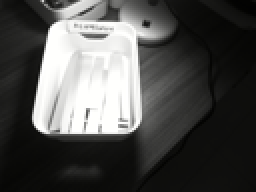
#> input picture imagedata02/Aluminum_1.TIF, 128 x 96 px (shown 2 times larger); its folder holds only this picture in this run
$ jupyter execute --allow-errors Multiespectral_2.ipynb   (older library calls are emulated)
#> lines starting #> are read from the running program, lines starting #| are printed output that depends on the picture; after the words box and inside, x2 and y2 are one past the last pixel; in counts of white or black regions, pixels touching at a corner belong together
# Reading Multi Spectral Images

https://nbviewer.jupyter.org/github/thomasaarholt/hyperspy-demos/blob/master/2_SVD_and_BSS.ipynb

## Bands and Wavelengths
When talking about spectral data, we talk from both, the electromagnetic spectrum and image bands. Spectral remote sensing data are collected by powerful camera-like instruments known as imaging spectrometers. Imaging spectrometers collect reflected light energy in “bands.”

A band represents a segment of the electromagnetic spectrum. For example, the wavelength values between 800 nanometers (nm) and 850 nm might be one band captured by an imaging spectrometer. The imaging spectrometer collects reflected light energy within a pixel area on the ground. Since an imaging spectrometer collects many different types of light - for each pixel the amount of light energy for each type of light or band will be recorded. So, for example, a camera records the amount of red, green and blue light for each pixel.

Often when we work with a multispectral dataset, the band information is reported as the center wavelength value. This value represents the center point value of the wavelengths represented in that band. Thus in a band spanning 800-850 nm, the center would be 825 nm.

## Spectral Resolution
The spectral resolution of a dataset that has more than one band, refers to the spectral width of each band in the dataset. While a general spectral resolution of the sensor is often provided, not all sensors collect information within bands of uniform widths.

## Spatial Resolution
The spatial resolution of a raster represents the area on the ground that each pixel covers. If you have smaller pixels in a raster the data will appear more “detailed.” If you have large pixels in a raster, the data will appear more coarse or “fuzzy.”

## Multispectral Imagery
Images obtained with a ADC Lite - Tetracam's Lightweight ADC

I made pitures about:

>Aluminum , Copper, Brass, Iron, Stainless Steel, Painted Iron

http://tetracam.com/Products-ADC_Lite.htm

MRobalinho - 23-03-2019

[cell 1]
# Some libraries
import glob, os
import numpy as np
import matplotlib.pyplot as plt
import pandas as pd
from PIL import Image
from openpyxl import load_workbook

[cell 2]
# Verify my current folder
currDir = os.path.dirname(os.path.realpath("__file__"))
mypath = currDir
print(currDir)

[cell 3]
# Path to the image files
folder = "imagedata02"
path = currDir + "/" + folder + "/"

# Part name of file to filter files
end_file = "_2.TIF"

[cell 4]
# Read files from folder
print(' ---- IMAGES ON THE FOLDER -------')
for file in os.listdir(path):
    if file.endswith(end_file):
        print(os.path.join(file))

[cell 5]
# Create Data Frame with image information
df_image = []

[cell 6]
# Look from an chanel from then image

def channel(img, n):
    """Isolate the nth channel from the image.

       n = 0: red, 1: green, 2: blue
    """
    a = np.array(img)
    a[:,:,(n!=0, n!=1, n!=2)] *= 0
#    a[:,:,n] *= 0
    print(Image.fromarray(a), 'Get Channel n: ', n)

    return Image.fromarray(a)

# def to resize
# Given parameters : image , number to divide (resize)
def imageResize(img, n):
    width, height = img.size

    print('Original size:', width, '/', height, 'Resize:',n)

    newWidth = int(width / n)
    newHeight = int(height / n)
    img.resize((newWidth, newHeight), Image.ANTIALIAS)
    print('New size:', newWidth, '/', newHeight)
    return img

[cell 7]
# [66 lines left out: function print_file, not called in this run]

[cell 8]
# Create Data Frame with image information
df_image = []

xend_file = "*" + end_file
os.chdir(path)
for file in glob.glob(xend_file):
 #   print(file)
    print_file(path,file)

[cell 9]
# Read files from folder - BRASS
'''
xend_file = "bras*" + end_file
os.chdir(path)
for file in glob.glob(xend_file):
 #   print(file)
    print_file(path,file)
'''

[cell 10]
# Read files from folder - COPPER
'''
xend_file = "copp*" + end_file
os.chdir(path)
for file in glob.glob(xend_file):
 #   print(file)
    print_file(path,file)
'''

[cell 11]
# Read files from folder - IRON
'''
xend_file = "iro*" + end_file
os.chdir(path)
for file in glob.glob(xend_file):
 #   print(file)
    print_file(path,file)
'''

[cell 12]
# Read files from folder - Stainless Steel
'''
xend_file = "sta*" + end_file
os.chdir(path)
for file in glob.glob(xend_file):
 #   print(file)
    print_file(path,file)
'''

[cell 13]
df = pd.DataFrame(df_image,columns=['Folder','File','Material','Size','Format','Mode','Bands Extrems',
                                    'Array_sum', 'Sum_Ch0','Sum_Ch1','Sum_Ch2',
                                    'Histogram','Hist_Ch0','Hist_Ch1','Hist_Ch2','Number_list_elements','Color'])
df.head()

#> (a cell that did not finish here is left out)

[cell 15]
df_plot = pd.DataFrame(df, columns=["Material", "Array_sum", "Sum_Ch0", "Sum_Ch1", "Sum_Ch2","Color"])
df_plot

[cell 16]
df_plot.Sum_Ch0 = df_plot.Sum_Ch0 + 100 # to have diference lines during plot
df_plot.Sum_Ch1 = df_plot.Sum_Ch1 + 200
df_plot.Sum_Ch2 = df_plot.Sum_Ch2 + 300
df_plot

#> (a cell that did not finish here is left out)

#> (a cell that did not finish here is left out)

#> (a cell that did not finish here is left out)

#> (a cell that did not finish here is left out)

#> (a cell that did not finish here is left out)

#> (a cell that did not finish here is left out)

#> (a cell that did not finish here is left out)

[cell 24]
plt.figure(1)
plt.figure(figsize=(17, 4))
plt.tight_layout()
plt.subplot(231)
plt.title('IMAGE CHANNEL 0')
plt.xticks(rotation=45)
plt.grid(True)
#> (the rest of this cell did not finish here and is left out)

#> (a cell that did not finish here is left out)

#> (a cell that did not finish here is left out)

# Using PIL to read images

[cell 27]
# Read TIFF Image
from PIL import Image

f1_alum = 'Aluminum_1.TIF'
tif_f1_alum = Image.open(f1_alum)
#> tif_f1_alum is the input picture: PIL image 128x96 RGB; mean R, G, B 79.7, 79.7, 78.1
#
#print('File name:',f1_alum , '     Size File:',tif_f1_alum.size, '    Format file:',tif_f1_alum.format)

[cell 28]
# Print Bands from image
tif_f1_alum.getbands()
#> Out = ('R', 'G', 'B')

[cell 29]
# Display extrems from each band
def print_bands(path, xfile):
#> called with path = 'imagedata02/', xfile = 'imagedata02/Aluminum_1.TIF'
    tif_f1 = Image.open(path+xfile)
    print('Bands Extrems from File name:',xfile ,tif_f1.getextrema())
#| Bands Extrems from File name: imagedata02/Aluminum_1.TIF ((2, 255), (2, 255), (1, 255))

[cell 30]
# Read files from folder - ALUMINUM
os.chdir(path)
for file in glob.glob("*.tif"):
 #   print(file)
    print_bands(path,file)

[cell 31]
print(tif_f1_alum.getcolors())
#| None

[cell 32]
# Transform Image to array
aArray = np.array(tif_f1_alum)
#aArray = np.array(x0_channel)
#a[:,:,0] *=0
#a[:,:,1] *=0

# Transform array to Image
cImage = Image.fromarray(aArray)
aArray

[cell 33]
# Transform array to list
matrix = aArray.tolist()
#> matrix = 96 items
#print("Original array: "+str(matrix))
matrix

[cell 34]
# Soma do array da imagem
xsum = aArray.sum()
#> xsum = 2917186
xsum
#> Out = 2917186

[cell 35]
# Get channel 0
x0_channel = channel(cImage, 0)
#> in channel, `a[:,:,(n!=0, n!=1, n!=2)] *= 0`:
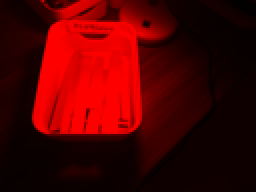
#> a: shape (96, 128, 3) (shown 2 times larger); mean R, G, B 79.7, 0, 0
#| <PIL.Image.Image image mode=RGB size=128x96 at 0x7F8CE4B5B8D0> Get Channel n:  0
x0_channel

[cell 36]
# Get channel 1
x1_channel = channel(cImage, 1)
#> call 2 of channel, with n = 1
#> in channel (call 2), `a[:,:,(n!=0, n!=1, n!=2)] *= 0`:
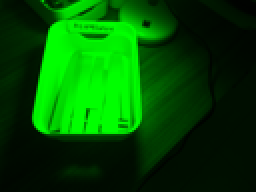
#> a: shape (96, 128, 3) (shown 2 times larger); mean R, G, B 0, 79.7, 0
#| <PIL.Image.Image image mode=RGB size=128x96 at 0x7F8CE4B5C350> Get Channel n:  1
x1_channel

[cell 37]
# Get channel 2
x2_channel = channel(cImage, 2)
#> call 3 of channel, with n = 2
#> in channel (call 3), `a[:,:,(n!=0, n!=1, n!=2)] *= 0`:
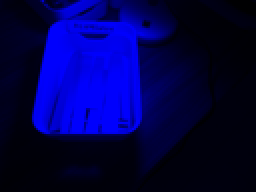
#> a: shape (96, 128, 3) (shown 2 times larger); mean R, G, B 0, 0, 78.1
#| <PIL.Image.Image image mode=RGB size=128x96 at 0x7F8CE4B5CE90> Get Channel n:  2
x2_channel

[cell 38]
# Resize Image
aFile = cImage
xFile = imageResize(aFile, 20)
#| Original size: 128 / 96 Resize: 20
#| New size: 6 / 4


#Saved in the same relative location
xFile.save("resized_picture.jpg")

[cell 39]
print(xFile)
#| <PIL.Image.Image image mode=RGB size=128x96 at 0x7F8CE4C2AD90>

[cell 40]
# Getting histogram of image
aHistgram = aFile.histogram()
#> aHistgram = 768 values, max 1342 at index 14, min 0 at index 0, mean 48
print(aHistgram)
#> (printed output is left out)

[cell 41]
print(sum(aHistgram), len(aHistgram))
#| 36864 768

[cell 42]
# Getting histogram of image of channel 0 - R
aHist_0= x0_channel.histogram()
#> aHist_0 = 768 values, max 12288 at index 256, min 0 at index 0, mean 48
print(aHist_0)
#> (printed output is left out)

[cell 43]
print(sum(aHist_0), len(aHistgram))
#| 36864 768

[cell 44]
# Getting histogram of image of channel 1 - B
aHist_1= x1_channel.histogram()
#> aHist_1 = 768 values, max 12288 at index 0, min 0 at index 1, mean 48
print(aHist_1)
#> (printed output is left out)

[cell 45]
# Getting histogram of image of channel 2 - B
aHist_2= x2_channel.histogram()
#> aHist_2 has the same summary as aHist_1
print(aHist_2)

[cell 46]
plt.plot(aHistgram)
plt.title('IMAGE WITH ALL CHANNELS')
plt.ylabel('My Image for all channels')
plt.show()
#> figure, not shown here; curve peaks at x = 14, y = 1342

[cell 47]
plt.plot(aHist_0, color='r')
plt.title('IMAGE CHANNEL 0')
plt.ylabel('My Image channel 0')
plt.show()
#> figure, not shown here; curve peaks at x = 256, y = 12288

[cell 48]
plt.plot(aHist_1, color='g')
plt.title('IMAGE CHANNEL 1')
plt.ylabel('My Image channel 1')
plt.show()
#> figure, not shown here; curve peaks at x = 0, y = 12288

[cell 49]
plt.plot(aHist_2, color='b')
plt.title('IMAGE CHANNEL 2')
plt.ylabel('My Image channel 2')
plt.show()
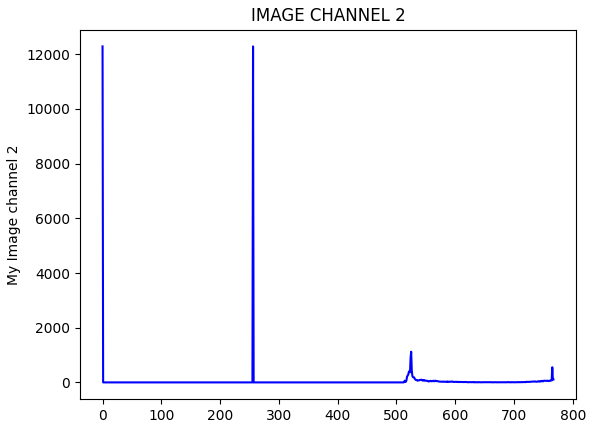
#> figure drawn by matplotlib, 1 panel; curve peaks at x = 0, y = 12288

[cell 50]
plt.figure(1)
plt.figure(figsize=(17, 4))
plt.tight_layout()
plt.subplot(231)
plt.title('IMAGE CHANNEL 0')
plt.plot(aHist_0,   'k--')

plt.subplot(232)
plt.title('IMAGE CHANNEL 1')
plt.plot(aHist_1,  'r--')

plt.subplot(233)
plt.title('IMAGE CHANNEL 2')
plt.plot(aHist_2,  'g--' )
plt.show()
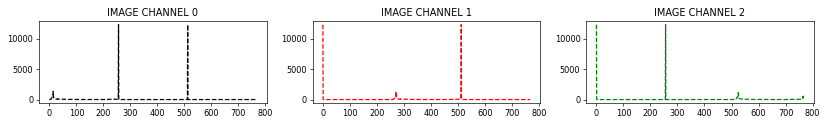
#> figure drawn by matplotlib, 3 panels; panel 1: curve peaks at x = 256, y = 12288; panel 2: curve peaks at x = 0, y = 12288; panel 3: curve peaks at x = 0, y = 12288

[cell 51]
## Using Matplotlib

[cell 52]
import matplotlib.pyplot as plt
import matplotlib.image as mpimg
import numpy as np

[cell 53]
# Read in the image and print some stats
file1 = f1_alum
image = mpimg.imread(file1)
print(f1_alum, '   This image is: ',type(image),
     'with dimensions:', image.shape)

[cell 54]
# Plotting the image

imgplot=plt.imshow(image)
plt.show()# Using Matplotlib to plot the Image

[cell 55]
#splitting the image
print(file1.split())

[cell 56]
bFile = file1.split()
bFile

[cell 57]
#In-place modification
cFile = cImage.thumbnail((200, 200))
cImage

#> (a cell that did not finish here is left out)

[cell 59]
# Transform image in an array
import numpy as np
imarray = np.array(image)

[cell 60]
# Information array image
imarray.shape
#> Out = (96, 128, 3)

[cell 61]
# Information array image
image.size
#> Out = 36864

[cell 62]
Image.fromarray(imarray)

[cell 63]
from PIL import Image, ImageFile
import string

[cell 64]
from PIL import Image, ImageFilter
try:
    original = Image.open(file1)
except:
    print ("Unable to load image")

[cell 65]
original

[cell 66]
print ("The size of the Image is: ")
print(original.format, original.size, original.mode)

[cell 67]
# https://www.pythonforbeginners.com/gui/how-to-use-pillow
# The Pillow module provides the following set of predefined image enhancement filters:

# BLUR
# CONTOUR
# DETAIL
# EDGE_ENHANCE
# EDGE_ENHANCE_MORE
# EMBOSS
# FIND_EDGES
# SMOOTH
# SMOOTH_MORE
# SHARPEN

[cell 68]
# Blur the image
blurred = original.filter(ImageFilter.BLUR)
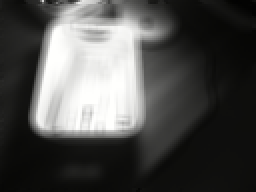
#> blurred: PIL image 128x96 RGB (shown 2 times larger); mean R, G, B 79.7, 79.7, 78.1

# Display both images
original.show()

blurred.show()

# save the new image
blurred.save("blurred.png")

[cell 69]
# Creating Thumbnails
size = (128, 128)
saved = file1
try:
    im =  Image.open(file1)
except:
    print ("Unable to load image")

im.thumbnail(size)
im.save(saved)
im.show()

[cell 70]
# Filter SMOOTH the image
filter_im = original.filter(ImageFilter.SMOOTH_MORE)

#filgter_im.show()

[cell 71]
filter_im

[cell 72]
# Obtain R,G,B separately
r, g, b = filter_im.split()

[cell 73]
r

[cell 74]
g

[cell 75]
b

[cell 76]
imarray = np.array(r)
imarray

[cell 77]
imarray = np.array(g)
imarray

[cell 78]
imarray = np.array(b)
imarray

[cell 79]
# Convert into modes
im = Image.open(file1).convert("L")

[cell 80]
im

[cell 81]
print(im.format, im.size, im.mode)

[cell 82]
# split the image into individual bands
source = filter_im.split()

R, G, B = 0, 1, 2

# select regions where red is less than 100
mask = source[R].point(lambda i: i < 100 and 255)
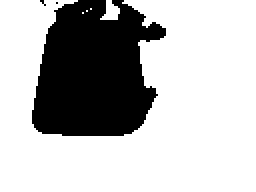
#> mask: PIL image 128x96 L (shown 2 times larger); 72.3% white; 3 black regions (2 under 20 px), largest, box (x1, y1, x2, y2) and area: (16, 0, 83, 68) 3396

# process the green band
out = source[G].point(lambda i: i * 0.7)
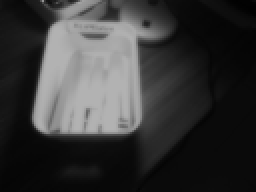
#> out: PIL image 128x96 L (shown 2 times larger); min 1, max 178, mean 55.7

# paste the processed band back, but only where red was < 100
b = source[G].paste(out, None, mask)

# build a new multiband image
im = Image.merge(filter_im.mode, source)
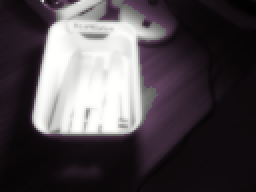
#> im: PIL image 128x96 RGB (shown 2 times larger); mean R, G, B 79.7, 73.8, 78.1

[cell 83]
source[G]

[cell 84]
# Enhancing images

[cell 85]
from PIL import ImageEnhance

enh = ImageEnhance.Contrast(im)
enh.enhance(1.3).show("30% more contrast")
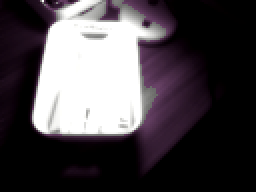
#> shown: PIL image 128x96 RGB (shown 2 times larger); mean R, G, B 76.2, 70.8, 75.4
